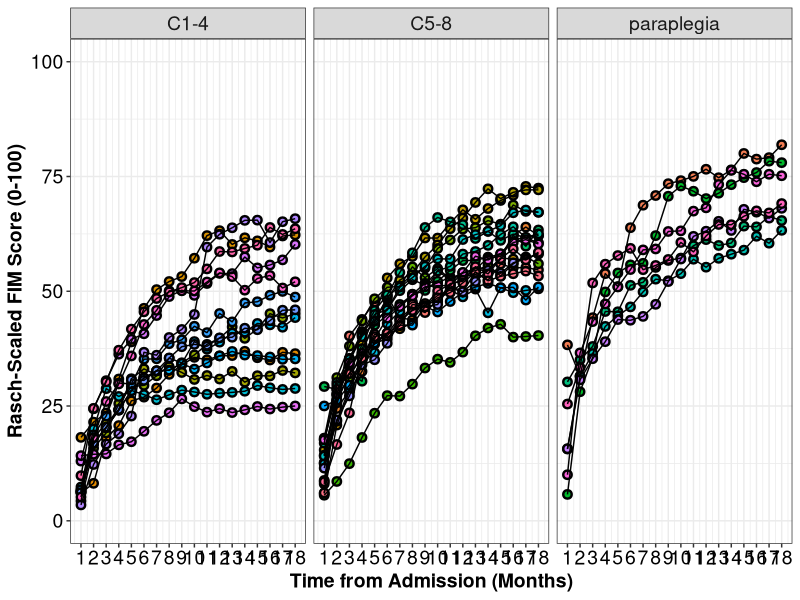
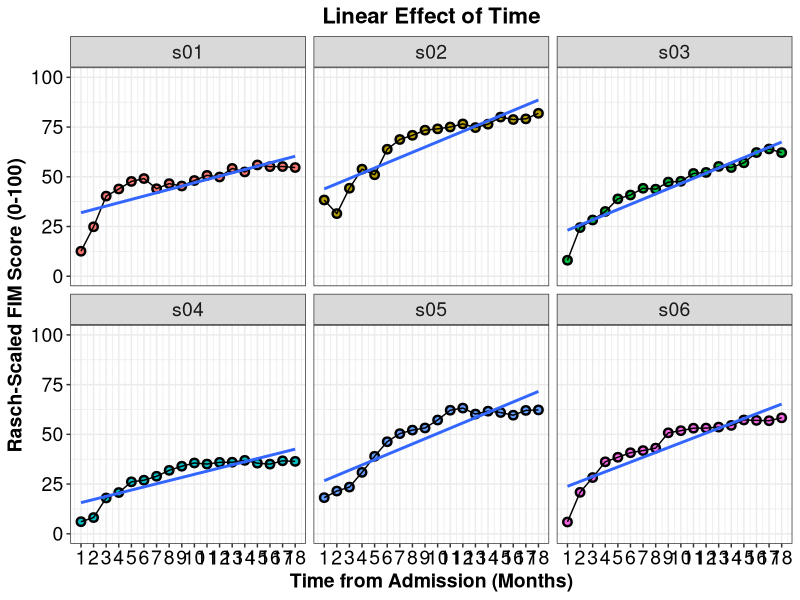
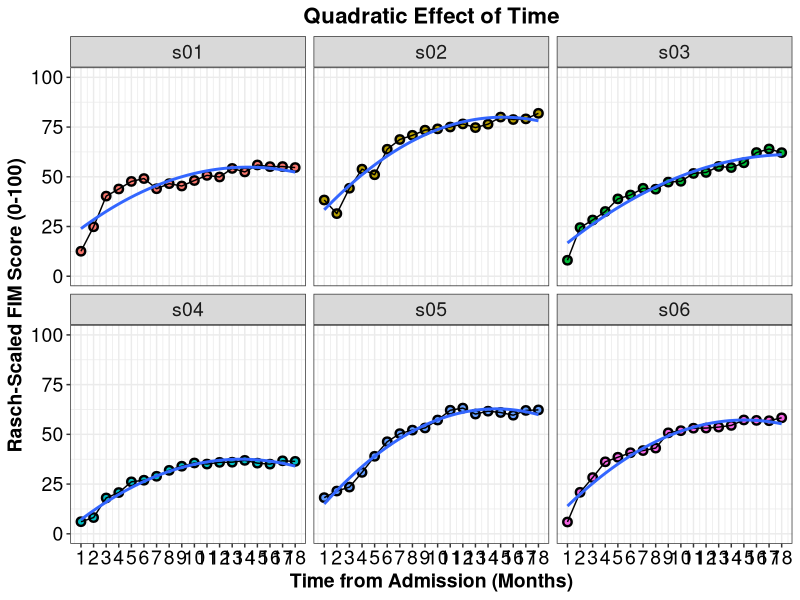
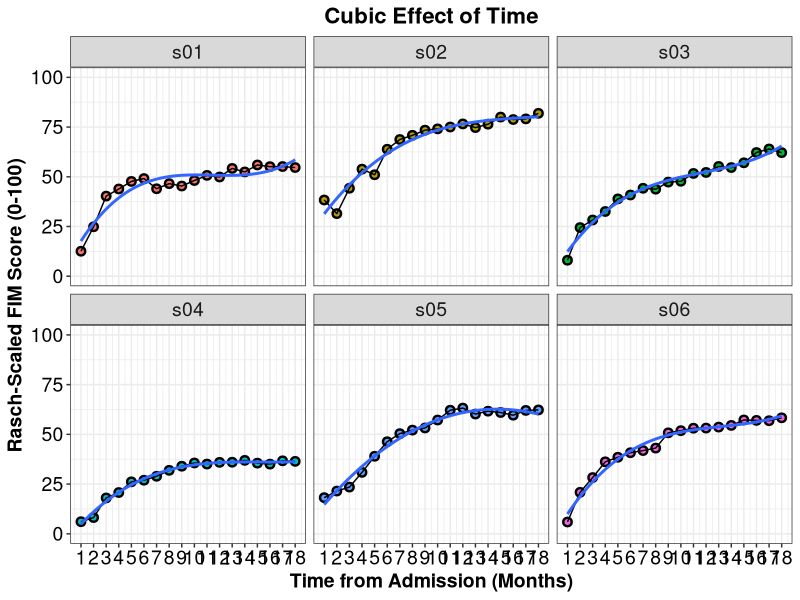
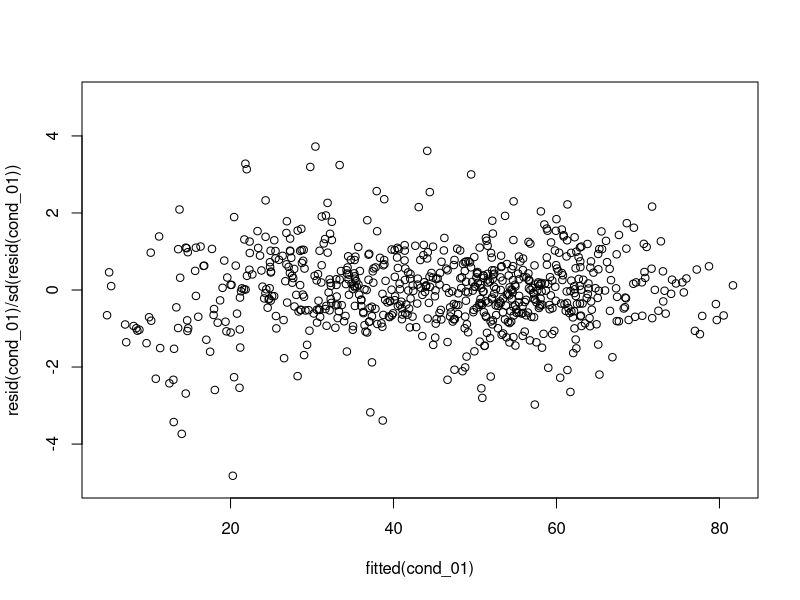
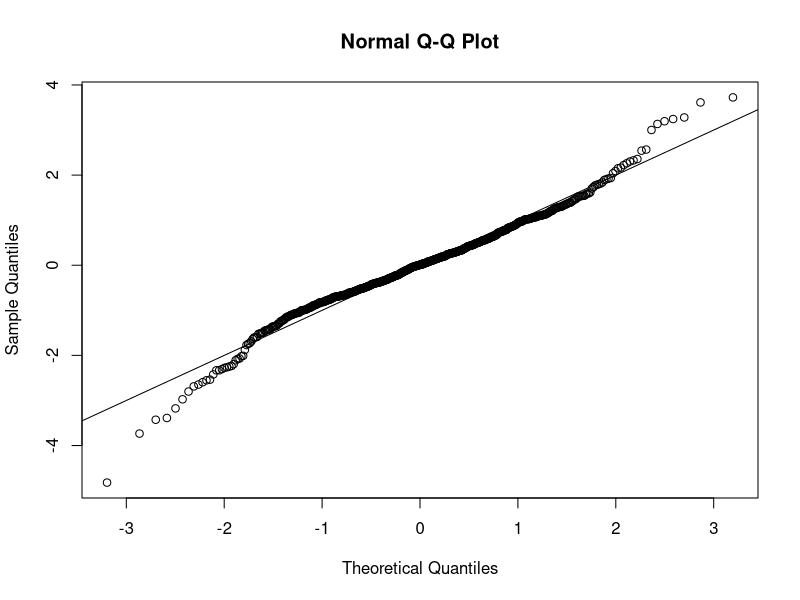
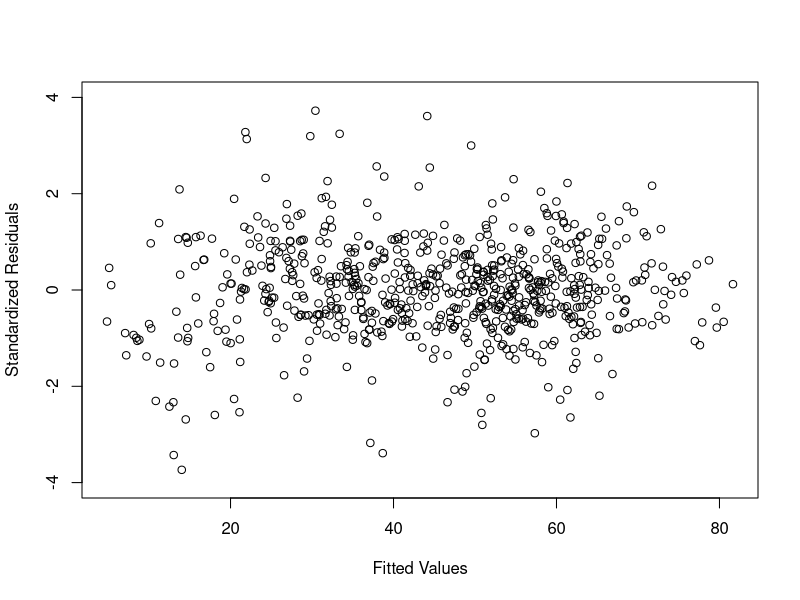
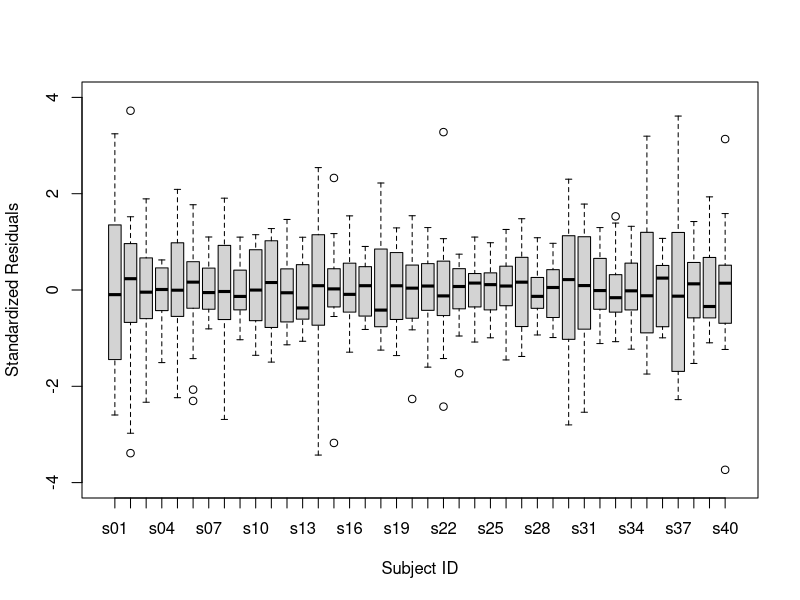

Recreate these plots in R, in order.
# ACRM 2018 Longitudinal Data Analysis Worksho
# By Keith Lohse, Neurorehabilitation Informatics Lab, 2018-07-21

# Loading the essential libraries. 
library("ggplot2"); library("lme4"); library("car"); library("dplyr"); library("lmerTest"); 

# If these packages are not installed already, run the following code:
install.packages("ggplot2"); install.packages("lme4"); install.packages("car"); 
install.packages("dplyr"); install.packages("lmerTest"); 


##----------------------- Data Cleaning and QA ---------------------------------
## Setting the Directory -------------------------------------------------------
getwd()
setwd("C:/Users/kelop/Documents/GitHub/LMER_Clinical_Science/ACRM_2018/")
list.files()
# Make sure that the file data_session2.csv is saved in your working directory.

# Import the .csv file into R. 
# We will save this file in the R environment as an object called "DATA".
DATA<-read.csv("./data/data_session2.csv", header = TRUE, sep=",",  
               na.strings=c("NA","NaN"," ",""), stringsAsFactors = TRUE)

# Use the head() function to check the structure of the data file.
head(DATA)

# Alternately you can also download the data file from the web here:
# DATA <- read.csv("https://raw.githubusercontent.com/keithlohse/LMER_Clinical_Science/master/data/data_session2.csv")
# head(DATA)


## ------------------- Visualizing the Effects of Time -------------------------
# One of the major questions we address in this module is how to best model the
# effects of time. That is, what is the most appropriate "shape" of the time
# curve? Is it perfectly straight? Is curved? 
# In this module we will build from our linear model (that we used in Module 1)
# to a curvilinear model in which we add quadratic and cubic components

## FIM scores by group and time -----------------------------------------------
g1<-ggplot(DATA, aes(x = month, y = rasch_FIM)) +
  geom_point(aes(fill=as.factor(subID)), pch=21, size=2, stroke=1.25) +
  geom_line(aes(group=subID)) +
  facet_wrap(~AIS_grade)
g2<-g1+scale_x_continuous(name = "Time from Admission (Months)", breaks=c(0:18)) +
  scale_y_continuous(name = "Rasch-Scaled FIM Score (0-100)",limits=c(0,100))
g3 <- g2 + theme_bw() + 
  theme(axis.text=element_text(size=14, colour="black"), 
        axis.title=element_text(size=14,face="bold")) +
  theme(strip.text.x = element_text(size = 14))+
  theme(legend.position="none")

plot(g3)

# We can see that these patterns are almost certainly not linear:
first6<-DATA[c(1:108),]

g1<-ggplot(first6, aes(x = month, y = rasch_FIM)) +
  geom_point(aes(fill=as.factor(subID)), pch=21, size=2, stroke=1.25) +
  geom_line() +
  stat_smooth(method=lm, se=FALSE)+
  facet_wrap(~subID)
g2<-g1+scale_x_continuous(name = "Time from Admission (Months)", breaks=c(0:18)) +
  scale_y_continuous(name = "Rasch-Scaled FIM Score (0-100)",limits=c(0,100))+
  ggtitle("Linear Effect of Time") 
g3 <- g2 + theme_bw() + 
  theme(plot.title = element_text(size=16, face="bold", hjust=0.5), 
        axis.text=element_text(size=14, colour="black"), 
        axis.title=element_text(size=14,face="bold"),
        strip.text.x = element_text(size = 14),
        legend.position="none")

plot(g3)



# Visually, we can test the effect of adding a quadratic effect to the model
g1<-ggplot(first6, aes(x = month, y = rasch_FIM)) +
  geom_point(aes(fill=as.factor(subID)), pch=21, size=2, stroke=1.25) +
  geom_line() +
  stat_smooth(method=lm, formula = y~x+I(x^2), se=FALSE)+
  facet_wrap(~subID)
g2<-g1+scale_x_continuous(name = "Time from Admission (Months)", breaks=c(0:18)) +
  scale_y_continuous(name = "Rasch-Scaled FIM Score (0-100)",limits=c(0,100))+
  ggtitle("Quadratic Effect of Time") 
g3 <- g2 + theme_bw() + 
  theme(plot.title = element_text(size=16, face="bold", hjust=0.5), 
        axis.text=element_text(size=14, colour="black"), 
        axis.title=element_text(size=14,face="bold"),
        strip.text.x = element_text(size = 14),
        legend.position="none")

plot(g3)




# Further, we can see the effect of adding a cubic effect to the model
g1<-ggplot(first6, aes(x = month, y = rasch_FIM)) +
  geom_point(aes(fill=as.factor(subID)), pch=21, size=2, stroke=1.25) +
  geom_line() +
  stat_smooth(method=lm, formula = y~x+I(x^2)+I(x^3), se=FALSE)+
  facet_wrap(~subID)
g2<-g1+scale_x_continuous(name = "Time from Admission (Months)", breaks=c(0:18)) +
  scale_y_continuous(name = "Rasch-Scaled FIM Score (0-100)",limits=c(0,100))+
  ggtitle("Cubic Effect of Time") 
g3 <- g2 + theme_bw() + 
  theme(plot.title = element_text(size=16, face="bold", hjust=0.5), 
        axis.text=element_text(size=14, colour="black"), 
        axis.title=element_text(size=14,face="bold"),
        strip.text.x = element_text(size = 14),
        legend.position="none")

plot(g3)






## -------------- Comparing different Fixed-Effects of Time --------------------
# In order to quantify what our visualizations show us qualitatively, 
# we need to statistically compare models with linear, quadratic, and cubic
# effects of time. 

DATA$year.0_sq<-DATA$year.0^2
DATA$year.0_cu<-DATA$year.0^3


# Linear Effect of Time
time_linear<-lmer(rasch_FIM~
                # Fixed-effects
                1+year.0+
                # Random-effects
                (1+year.0|subID), data=DATA, REML=FALSE)
summary(time_linear)


# Quadratic Effect of Time
time_square<-lmer(rasch_FIM~
                    # Fixed-effects
                    1+year.0+year.0_sq+
                    # Random-effects
                    (1+year.0+year.0_sq|subID), data=DATA, REML=FALSE)
summary(time_square)


# Cubic Effect of Time
time_cube<-lmer(rasch_FIM~
                    # Fixed-effects
                    1+year.0+year.0_sq+year.0_cu+
                    # Random-effects
                    (1+year.0+year.0_sq+year.0_cu|subID), data=DATA, REML=FALSE)
summary(time_cube)

anova(time_linear, time_square, time_cube)


# Cubic Fixed-Effect Only 
time_cube_fixed<-lmer(rasch_FIM~
                  # Fixed-effects
                  1+year.0+year.0_sq+year.0_cu+
                  # Random-effects
                  (1+year.0+year.0_sq|subID), data=DATA, REML=FALSE)

anova(time_cube_fixed, time_cube)



## ------------------ Conditional Curvilinear Models ---------------------------

# Effect of AIS Grade on Time
cond_01<-lmer(rasch_FIM~
                  # Fixed-effects
                  1+year.0*AIS_grade+year.0_sq+year.0_cu+
                  # Random-effects
                  (1+year.0+year.0_sq+year.0_cu|subID), data=DATA, REML=FALSE)
summary(cond_01)


# Effect of AIS Grade on Quadratic Time
cond_02<-lmer(rasch_FIM~
                # Fixed-effects
                1+year.0*AIS_grade+year.0_sq*AIS_grade+year.0_cu+
                # Random-effects
                (1+year.0+year.0_sq+year.0_cu|subID), data=DATA, REML=FALSE)
summary(cond_02)



# Effect of AIS Grade on Cubic Time
cond_03<-lmer(rasch_FIM~
                # Fixed-effects
                1+year.0*AIS_grade+year.0_sq*AIS_grade+year.0_cu*AIS_grade+
                # Random-effects
                (1+year.0+year.0_sq+year.0_cu|subID), data=DATA, REML=FALSE)
summary(cond_03)

# Comparing between Models
anova(cond_01, cond_02, cond_03)


# Checking the Assumptions of our Best Fitting Model
## Level 1 Assumptions ----
plot(fitted(cond_01),resid(cond_01)/sd(resid(cond_01)), ylim=c(-5,5))

# Normality
qqnorm(resid(cond_01)/sd(resid(cond_01)))
abline(0,1)

# Homoscedasticity 
# Comparable Variances at Level 1
x <- fitted(cond_01)
y <- resid(cond_01)/sd(resid(cond_01))
plot(x=x, y=y, xlab = "Fitted Values", ylab="Standardized Residuals",
     ylim=c(-4,4))


# Influential Participants
plot(DATA$subID, resid(cond_01)/sd(resid(cond_01)), 
     ylab="Standardized Residuals", xlab="Subject ID",
     ylim=c(-4,4))


## Level 2 Assumptions ---- 
LVL2<-summarize(group_by(DATA, subID),
                AIS_grade = AIS_grade[1])
head(LVL2)
ranef(cond_01)

LVL2$RE_int<-ranef(cond_01)$subID$`(Intercept)`
LVL2$STD_int<-LVL2$RE_int/sd(LVL2$RE_int)

LVL2$RE_year<-ranef(cond_01)$subID$year.0
LVL2$STD_year<-LVL2$RE_year/sd(LVL2$RE_year)

LVL2$RE_year_sq<-ranef(cond_01)$subID$year.0_sq
LVL2$STD_year_sq<-LVL2$RE_year_sq/sd(LVL2$RE_year_sq)

LVL2$RE_year_cu<-ranef(cond_01)$subID$year.0_cu
LVL2$STD_year_cu<-LVL2$RE_year_cu/sd(LVL2$RE_year_cu)

head(LVL2)

# Normality of Random-Effects
qqnorm(LVL2$RE_int)
qqnorm(LVL2$RE_year)
qqnorm(LVL2$RE_year_sq)
qqnorm(LVL2$RE_year_cu)


# Homoscedasticity
plot(x=LVL2$AIS_grade, y=LVL2$STD_int, 
     xlab = "Fitted Values", ylab="Standardized Residuals",
     ylim=c(-4,4))

plot(x=LVL2$AIS_grade, y=LVL2$STD_year, 
     xlab = "Fitted Values", ylab="Standardized Residuals",
     ylim=c(-4,4))

plot(x=LVL2$AIS_grade, y=LVL2$STD_year_sq, 
     xlab = "Fitted Values", ylab="Standardized Residuals",
     ylim=c(-4,4))

plot(x=LVL2$AIS_grade, y=LVL2$STD_year_cu, 
     xlab = "Fitted Values", ylab="Standardized Residuals",
     ylim=c(-4,4))


# Influential Participants
plot(x=LVL2$subID, y=LVL2$STD_int, 
     xlab="Subject ID", ylab="Standardized Residual",
     ylim=c(-4,4))

plot(x=LVL2$subID, y=LVL2$STD_year, 
     xlab="Subject ID", ylab="Standardized Residual",
     ylim=c(-4,4))

plot(x=LVL2$subID, y=LVL2$STD_year_sq, 
     xlab="Subject ID", ylab="Standardized Residual",
     ylim=c(-4,4))

plot(x=LVL2$subID, y=LVL2$STD_year_cu, 
     xlab="Subject ID", ylab="Standardized Residual",
     ylim=c(-4,4))


## -------------- Exporting the Revised Data File ------------------------------
# Finally, we want to save our revised data file to include the different 
# variables we created in a new .csv file.

write.csv(DATA, "./data_session3.csv")








## ------------- Fitting a Truly Non-Linear Model ------------------------------
head(DATA)

library(nlme);

MEANS <- DATA %>%
  group_by(AIS_grade, month) %>%
  summarize(rasch_FIM = mean(rasch_FIM, na.rm=TRUE))
head(MEANS)

g1<-ggplot(DATA, aes(x = month, y = rasch_FIM)) +
  geom_line(aes(group=subID, col=AIS_grade), alpha=0.4)+
  geom_line(data=MEANS, aes(col=AIS_grade), lwd=1.25)+
  scale_color_manual(values=c("#1b9e77", "#d95f02", "#7570b3"))
g2<-g1+scale_x_continuous(name = "Months") +
  scale_y_continuous(name = "Rasch Scaled FIM")
g3 <- g2 + theme_classic() + 
  labs(color = "Group") +
  theme(axis.text=element_text(size=14, colour="black"), 
        axis.title=element_text(size=14,face="bold"), 
        legend.text=element_text(size=14,face="bold"),
        legend.title=element_text(size=14,face="bold"),
        strip.text.x = element_text(size = 14), 
        legend.position="right")

print(g3)

# Because nonlinear models use an iterative testing procedure to find 
# parameter values that reduce the deviance, we will want to set a "seed"
# so that we get consistent results.
set.seed(100)

# Additionally, in order to ensure our nonlinear model converge, we need to set
# starting values for our different parameters. These starting values can often
# be determined from a visual inspection of the data or from summary statistics,
# see Pineheiro & Bates. 

## E.g., start = c(75, -30, -50, 10, -0.3, 0),
# Where:
# The first value is an estimate for the asmyptote
# The second value is an estimate for the group difference in asymptote
# The third value is an estimate of the change (asymptote to psuedo intercept)
# The fourth value is an estimate of the group difference in change
# The fifth values is an estimate of the rate parameter
# The sixth value is an estimate of the group difference in the rate parameter.

head(DATA)

DATA$Group_C14<-ifelse(DATA$AIS_grade =="C1-4",
                       1, # Returns if above is TRUE
                       0)

DATA$Group_C58<-ifelse(DATA$AIS_grade =="C5-8",
                       1, # Returns if above is TRUE
                       0)

# Note that this means that paraplegia is the reference group in our model below

neg_exp_rand_mod <- nlme(rasch_FIM~b_1i+b_2*Group_C14+b_3*Group_C58+
                           (b_4+b_5*Group_C14+b_6*Group_C58)*(exp(b_7i*month+b_8*Group_C14*month+b_9*Group_C58*month)),
                         data = DATA,
                         fixed = b_1i + b_2 + b_3 + b_4 + b_5 + b_6 + b_7i + b_8 + b_9 ~ 1,
                         random = b_1i + b_7i ~ 1,
                         groups = ~ subID,
                         start = c(75, -30, -15, -50, 10, 5, -0.3, 0, 0),
                         na.action = na.omit)
summary(neg_exp_rand_mod)



AIC(cond_03)
AIC(neg_exp_rand_mod)
# In our case the cubic conditional model actually provided a better approximation 
# of out data.
